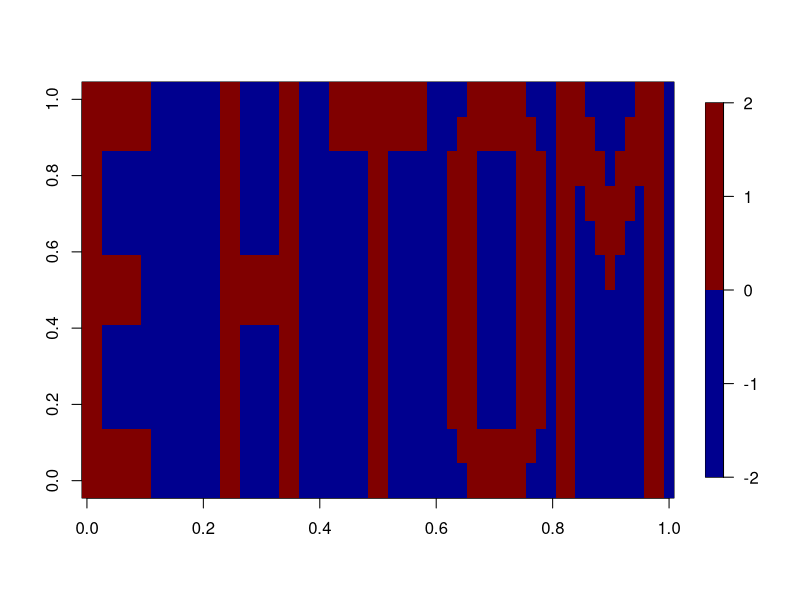
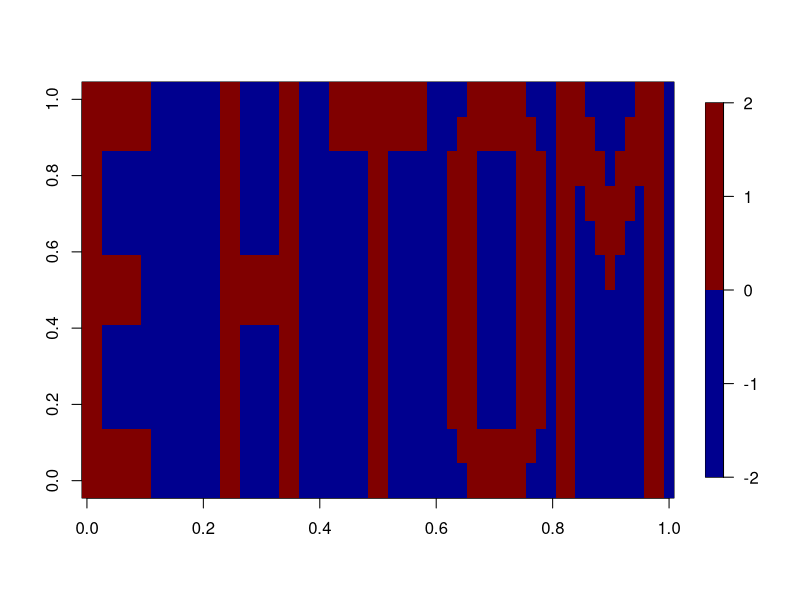

The R source for these figures, in order:
## ---- chunk 1

## Load packages

suppressMessages(
    library(fields)
)
    
## Load in the data

E <- matrix(nrow = 12, ncol = 12)

E[1,] <- c(1,1,1,1,1,1,1,0,0,0,0,0)
E[2,] <- c(1,1,1,1,1,1,1,0,0,0,0,0)
E[3,] <- c(1,1,0,0,0,0,0,0,0,0,0,0)
E[4,] <- c(1,1,0,0,0,0,0,0,0,0,0,0)
E[5,] <- c(1,1,0,0,0,0,0,0,0,0,0,0)
E[6,] <- c(1,1,1,1,1,1,0,0,0,0,0,0)
E[7,] <- c(1,1,1,1,1,1,0,0,0,0,0,0)
E[8,] <- c(1,1,0,0,0,0,0,0,0,0,0,0)
E[9,] <- c(1,1,0,0,0,0,0,0,0,0,0,0)
E[10,] <- c(1,1,0,0,0,0,0,0,0,0,0,0)
E[11,] <- c(1,1,1,1,1,1,1,0,0,0,0,0)
E[12,] <- c(1,1,1,1,1,1,1,0,0,0,0,0)

H <- matrix(nrow = 12, ncol = 12)

H[1,] <- c(0,0,1,1,0,0,0,0,1,1,0,0)
H[2,] <- c(0,0,1,1,0,0,0,0,1,1,0,0)
H[3,] <- c(0,0,1,1,0,0,0,0,1,1,0,0)
H[4,] <- c(0,0,1,1,0,0,0,0,1,1,0,0)
H[5,] <- c(0,0,1,1,0,0,0,0,1,1,0,0)
H[6,] <- c(0,0,1,1,1,1,1,1,1,1,0,0)
H[7,] <- c(0,0,1,1,1,1,1,1,1,1,0,0)
H[8,] <- c(0,0,1,1,0,0,0,0,1,1,0,0)
H[9,] <- c(0,0,1,1,0,0,0,0,1,1,0,0)
H[10,] <- c(0,0,1,1,0,0,0,0,1,1,0,0)
H[11,] <- c(0,0,1,1,0,0,0,0,1,1,0,0)
H[12,] <- c(0,0,1,1,0,0,0,0,1,1,0,0)

T <- matrix(nrow = 12, ncol = 12)

T[1,] <- c(0,1,1,1,1,1,1,1,1,1,1,0)
T[2,] <- c(0,1,1,1,1,1,1,1,1,1,1,0)
T[3,] <- c(0,0,0,0,0,1,1,0,0,0,0,0)
T[4,] <- c(0,0,0,0,0,1,1,0,0,0,0,0)
T[5,] <- c(0,0,0,0,0,1,1,0,0,0,0,0)
T[6,] <- c(0,0,0,0,0,1,1,0,0,0,0,0)
T[7,] <- c(0,0,0,0,0,1,1,0,0,0,0,0)
T[8,] <- c(0,0,0,0,0,1,1,0,0,0,0,0)
T[9,] <- c(0,0,0,0,0,1,1,0,0,0,0,0)
T[10,] <- c(0,0,0,0,0,1,1,0,0,0,0,0)
T[11,] <- c(0,0,0,0,0,1,1,0,0,0,0,0)
T[12,] <- c(0,0,0,0,0,1,1,0,0,0,0,0)

O <- matrix(nrow = 12, ncol = 12)

O[1,] <- c(0,0,0,1,1,1,1,1,1,0,0,0)
O[2,] <- c(0,0,1,1,1,1,1,1,1,1,0,0)
O[3,] <- c(0,1,1,1,0,0,0,0,1,1,1,0)
O[4,] <- c(0,1,1,1,0,0,0,0,1,1,1,0)
O[5,] <- c(0,1,1,1,0,0,0,0,1,1,1,0)
O[6,] <- c(0,1,1,1,0,0,0,0,1,1,1,0)
O[7,] <- c(0,1,1,1,0,0,0,0,1,1,1,0)
O[8,] <- c(0,1,1,1,0,0,0,0,1,1,1,0)
O[9,] <- c(0,1,1,1,0,0,0,0,1,1,1,0)
O[10,] <- c(0,1,1,1,0,0,0,0,1,1,1,0)
O[11,] <- c(0,0,1,1,1,1,1,1,1,1,0,0)
O[12,] <- c(0,0,0,1,1,1,1,1,1,0,0,0)

M <- matrix(nrow = 12, ncol = 12)

M[1,] <- c(1,1,1,0,0,0,0,0,1,1,1,0)
M[2,] <- c(1,1,1,1,0,0,0,1,1,1,1,0)
M[3,] <- c(1,1,1,1,1,0,1,1,1,1,1,0)
M[4,] <- c(1,1,0,1,1,1,1,1,0,1,1,0)
M[5,] <- c(1,1,0,0,1,1,1,0,0,1,1,0)
M[6,] <- c(1,1,0,0,0,1,0,0,0,1,1,0)
M[7,] <- c(1,1,0,0,0,0,0,0,0,1,1,0)
M[8,] <- c(1,1,0,0,0,0,0,0,0,1,1,0)
M[9,] <- c(1,1,0,0,0,0,0,0,0,1,1,0)
M[10,] <- c(1,1,0,0,0,0,0,0,0,1,1,0)
M[11,] <- c(1,1,0,0,0,0,0,0,0,1,1,0)
M[12,] <- c(1,1,0,0,0,0,0,0,0,1,1,0)

E[E == 0] <- -1
H[H == 0] <- -1
T[T == 0] <- -1
O[O == 0] <- -1
M[M == 0] <- -1

## Load in the err_corr function

err_corr <- function(x, y, mu, n, tol) {
    
    x_orig <- x
    y_orig <- y
    
    x_dims <- dim(x)
    y_dims <- dim(y)
    
    mem_matrix <- matrix(0, nrow = y_dims[1], ncol = x_dims[1])
    
    for (i in 1:n) {
        
        j <- sample(1:x_dims[2])
        x <- x[, j]
        y <- y[, j]
        
        for (k in 1:x_dims[2]) {
            
            mem_matrix <- mem_matrix + mu * (y[,k] - mem_matrix %*% x[,k]) %*% x[,k]
            
        }
        
        if (norm((y - mem_matrix %*% x), "2") <= tol) {
            
            # print("Gradient Search Terminated ===>>> ||y - mem_matrix*x|| <= tol")
            # print(paste0("Number of Iterations = ", n * k))
            mem_matrix <<- mem_matrix
            break
            
        }
        
        mem_matrix <<- mem_matrix
        
    }
    
}

## Vectorize the matrices and prepare the input

E_vec <- as.vector(E)
H_vec <- as.vector(H)
T_vec <- as.vector(T)
O_vec <- as.vector(O)
M_vec <- as.vector(M)

input <- cbind(E_vec, H_vec, T_vec, O_vec, M_vec)

## Set the parameters

mu <- 0.001
n <- 1000
tol <- 0.0000001

## Run the err_corr function to return the memory matrix

err_corr(input, input, mu, n, tol)

## ---- chunk 2

## Load in a function to rotate the output

rotate <- function(x) t(apply(x, 2, rev))

## ---- chunk 3

## Output the original image

image.plot(rbind(rotate(E), rotate(H), rotate(T), rotate(O), rotate(M)), nlevel = 2)

## ---- chunk 4

## Recall the images from memory

E_recall <- matrix(mem_matrix %*% E_vec, nrow = 12, ncol = 12)
H_recall <- matrix(mem_matrix %*% H_vec, nrow = 12, ncol = 12)
T_recall <- matrix(mem_matrix %*% T_vec, nrow = 12, ncol = 12)
O_recall <- matrix(mem_matrix %*% O_vec, nrow = 12, ncol = 12)
M_recall <- matrix(mem_matrix %*% M_vec, nrow = 12, ncol = 12)

## Rebuild the image

image.plot(rbind(rotate(E_recall), rotate(H_recall), rotate(T_recall), rotate(O_recall), rotate(M_recall)), nlevel = 2)
